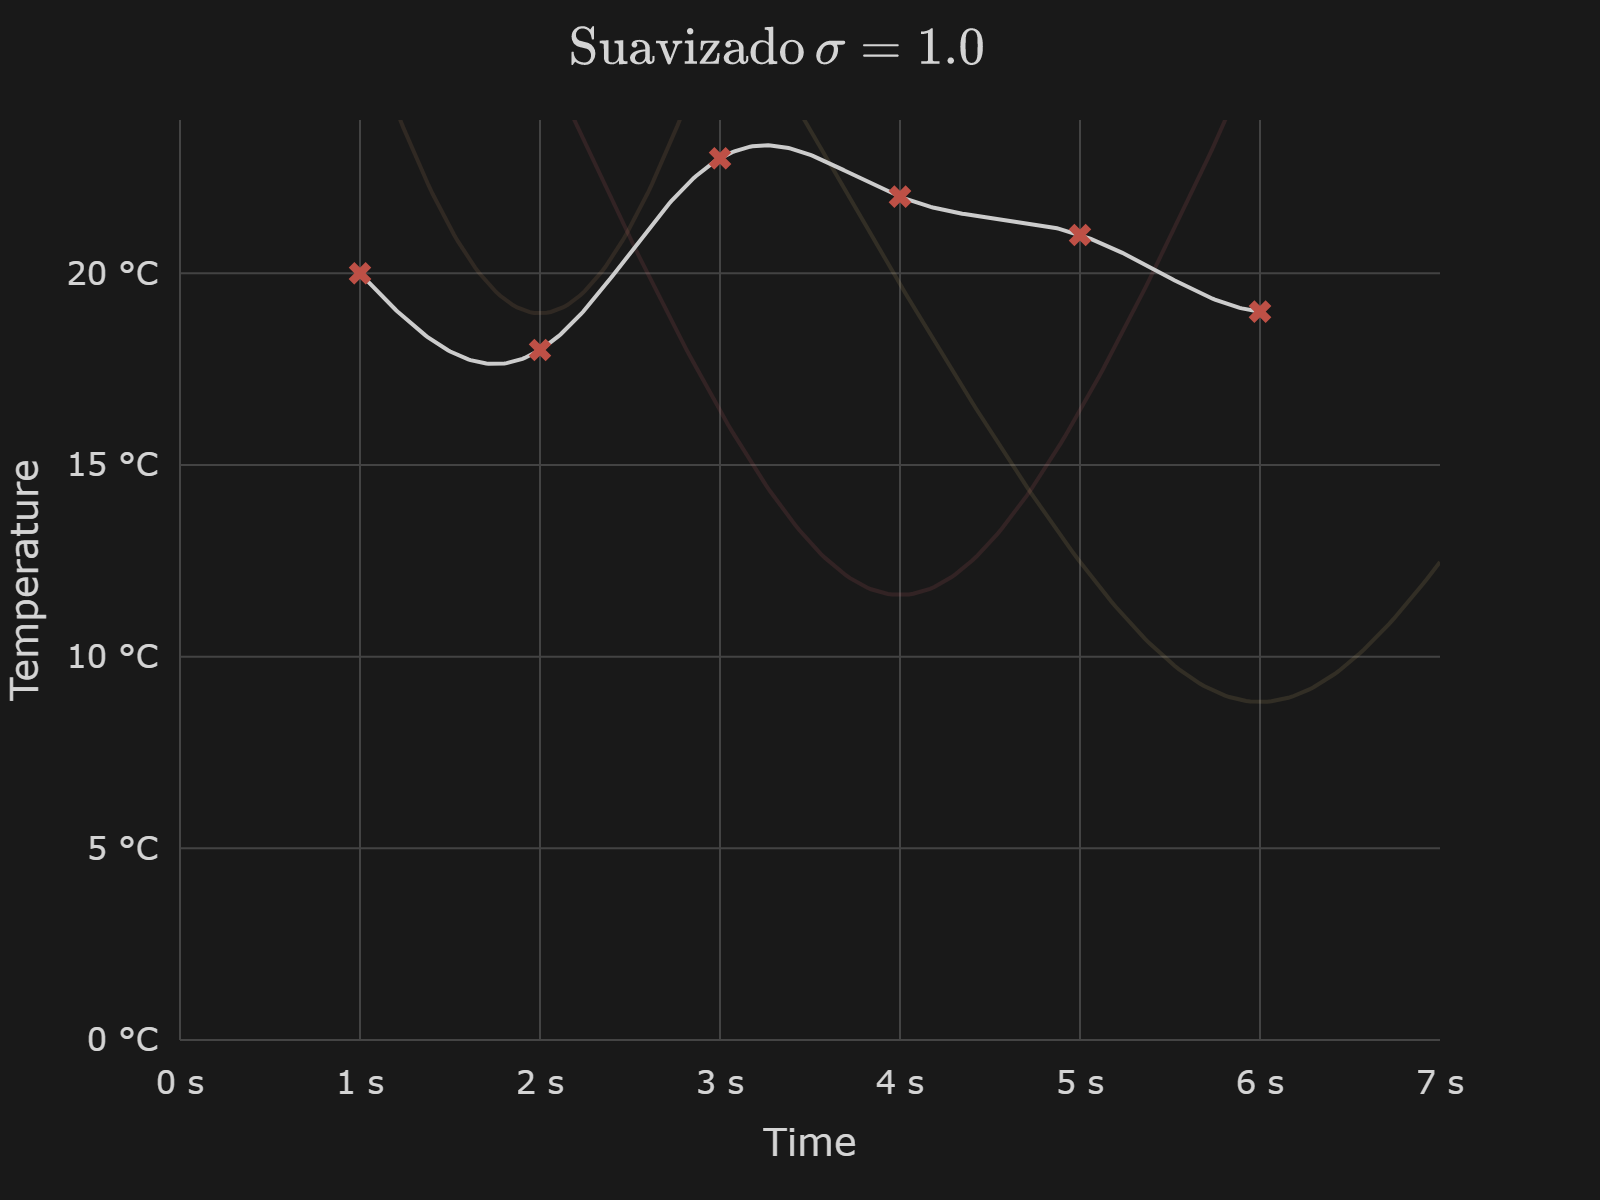

Reproduce this figure in Python.
import numpy as np
import plotly.express as px
import pandas as pd
import plotly.io as pio
import plotly.graph_objects as go

custom_colors = {"Blue": "#61AFEF", "Orange": "#D49F6E", "Green": "#98C379", "Rose": "#E06C75",
                 "Purple": "#C678DD", "Gold": "#E5C07B", "Cyan": "#36AABA", 0: "#61AFEF", 1: "#D49F6E",
                 2: "#98C379", 3: "#E06C75", 4: "#C678DD", 5: "#E5C07B", 6: "#36AABA", "LightCyan": "#56B6C2",
                 "AltOrange": "#D19A66", "Red": "#BE5046", "RoyaBlue": "#528BFF", "Gray": "#ABB2BF",
                 "LightGray": "#CCCCCC", "LightBlack": "#282C34", "Black": "#1D2025"}

custom = go.layout.Template()

custom.layout.plot_bgcolor = '#191919'
custom.layout.paper_bgcolor = '#191919'
custom.layout.font.color = '#d4d4d4'

custom.layout.title.font.size = 20
custom.layout.title.font.family = 'Segoe UI'
custom.layout.title.x = 0.5

custom.layout.xaxis.gridcolor = '#434343'
custom.layout.yaxis.gridcolor = '#434343'

custom.layout.margin.pad = 10
custom.layout.margin.l = 90
custom.layout.margin.t = 60
custom.layout.xaxis.title.standoff = 25
custom.layout.yaxis.title.standoff = 25

custom.layout.width = 800
custom.layout.height = 600


def gaussian(x, x_j, r):
    return np.e ** (-abs(x - x_j) ** 2 / (2 * r) ** 2)


def multiquadric(x, x_j, r):
    return np.sqrt((r ** 2) + (abs(x - x_j) ** 2))


def inverse_multiquadric(x, x_j, r):
    return 1 / multiquadric(x, x_j, r)


def thin_plate_spline(x, x_j, r):
    return (abs(x - x_j) ** 2) * np.log(abs(x - x_j))


# Smoothing parameter
sigma = 1.0

# Measured data
time = np.array([1, 2, 3, 4, 5, 6])
temperatura = np.array([20, 18, 23, 22, 21, 19])

# RBF to use
RBF = multiquadric

# Weights interpolation
omega = np.linalg.solve(np.array([RBF(time, pos, sigma) for pos in time]).T, temperatura)

#fig = px.line(df, x="x", y=["gaussian", "multiquadric", "inverse_multiquadric", "thin_plate_spline"], color_discrete_sequence=[custom_colors["Blue"], custom_colors["Orange"], custom_colors["Green"], custom_colors["Purple"]])

fig = go.Figure()

pair = list(zip(time, omega))

#RBFs plots
for (t, w) in pair:
    fig.add_trace(
        go.Scatter(x=np.linspace(0, 7, 300), y=w * RBF(np.linspace(0, 7, 300), t, sigma), mode="lines",
                   line=dict(color=custom_colors[t-1]), showlegend=False))

fig.update_traces(opacity=0.125)


# Helper function to do the weighted sum of the RBFs
def interpolate(x, r):
    y = 0
    for (pos, w) in pair:
        y += w * RBF(x, pos, r)
    return y


# Interpolated data
time_interpol = np.linspace(1, 6, 400)
temperatura_interpol = [interpolate(x, sigma) for x in time_interpol]

# Title of the plot
fig.update_layout(title_text=f"$\Large{{\\text{{Suavizado }}\\sigma = {sigma}}}$", title_x=0.5)

# Simple interpolation plot
#fig.add_trace(go.Scatter(x=time, y=temperatura, mode="lines", line=dict(color=custom_colors["Cyan"]), showlegend=False))

# Interpolated data plot
fig.add_trace(
    go.Scatter(x=time_interpol, y=temperatura_interpol, mode="lines", line=dict(color=custom_colors["LightGray"]),
               showlegend=False))

# Measured data markers
fig.add_trace(
    go.Scatter(x=time, y=temperatura, mode="markers", marker=dict(color=custom_colors["Red"], size=10, symbol="x"),
               showlegend=False))

fig.update_layout(template=custom, yaxis_range=[0, 24], xaxis_range=[0, 7])
fig.update_layout(font=dict(size=16), title=dict(font=dict(size=28)), xaxis_title="Time", yaxis_title="Temperature",
                  xaxis_ticksuffix=" s", yaxis_ticksuffix=" °C")

fig.write_image("interpolation-6.png", scale=2)
